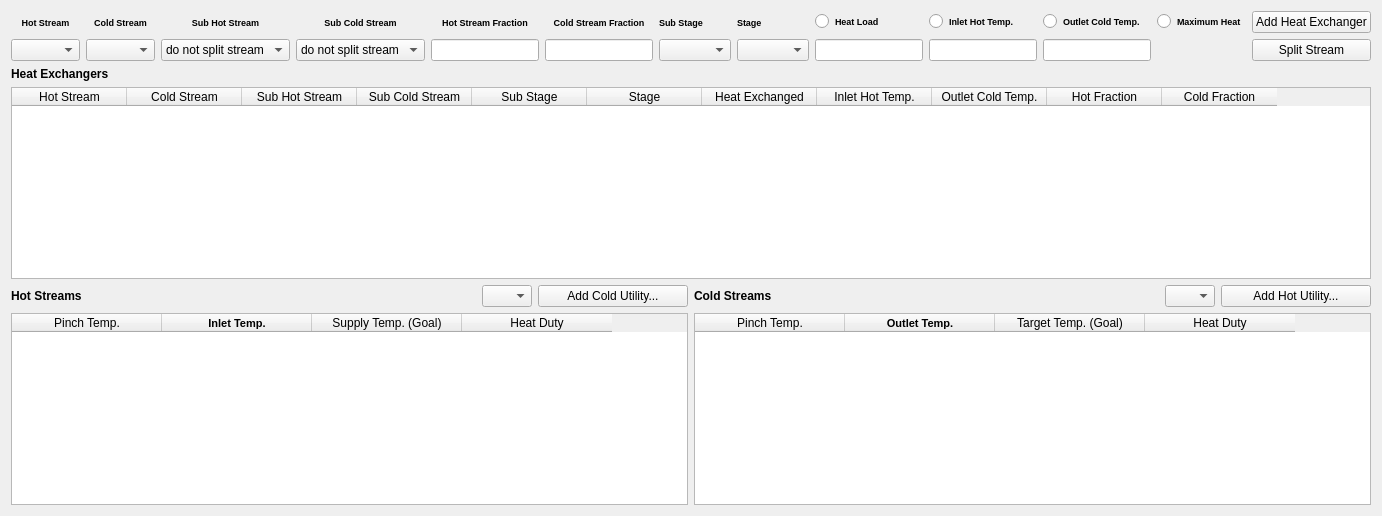
          <widget class="QWidget" name="tab_6">
           <attribute name="title">
            <string>Above Pinch</string>
           </attribute>
           <layout class="QGridLayout" name="gridLayout_12">
            <item row="0" column="0">
             <layout class="QGridLayout" name="gridLayout_10">
              <item row="4" column="4">
               <widget class="QLineEdit" name="lineEdit_3">
                <property name="maximumSize">
                 <size>
                  <width>114</width>
                  <height>16777215</height>
                 </size>
                </property>
               </widget>
              </item>
              <item row="3" column="11">
               <widget class="QRadioButton" name="radioButton_4">
                <property name="font">
                 <font>
                  <pointsize>7</pointsize>
                  <weight>75</weight>
                  <bold>true</bold>
                 </font>
                </property>
                <property name="text">
                 <string>Maximum Heat</string>
                </property>
               </widget>
              </item>
              <item row="4" column="3">
               <widget class="QComboBox" name="comboBox_4">
                <property name="maximumSize">
                 <size>
                  <width>16777215</width>
                  <height>16777215</height>
                 </size>
                </property>
                <item>
                 <property name="text">
                  <string>do not split stream</string>
                 </property>
                </item>
               </widget>
              </item>
              <item row="4" column="1">
               <widget class="QComboBox" name="comboBox_5">
                <property name="maximumSize">
                 <size>
                  <width>69</width>
                  <height>16777215</height>
                 </size>
                </property>
               </widget>
              </item>
              <item row="4" column="6">
               <widget class="QComboBox" name="comboBox_7"/>
              </item>
              <item row="4" column="7">
               <widget class="QComboBox" name="comboBox_8"/>
              </item>
              <item row="3" column="4">
               <widget class="QLabel" name="label_13">
                <property name="font">
                 <font>
                  <pointsize>7</pointsize>
                  <weight>75</weight>
                  <bold>true</bold>
                 </font>
                </property>
                <property name="text">
                 <string>Hot Stream Fraction</string>
                </property>
                <property name="alignment">
                 <set>Qt::AlignCenter</set>
                </property>
               </widget>
              </item>
              <item row="3" column="2">
               <widget class="QLabel" name="label_11">
                <property name="font">
                 <font>
                  <pointsize>7</pointsize>
                  <weight>75</weight>
                  <bold>true</bold>
                 </font>
                </property>
                <property name="text">
                 <string>Sub Hot Stream</string>
                </property>
                <property name="alignment">
                 <set>Qt::AlignCenter</set>
                </property>
               </widget>
              </item>
              <item row="3" column="10">
               <widget class="QRadioButton" name="radioButton_3">
                <property name="font">
                 <font>
                  <pointsize>7</pointsize>
                  <weight>75</weight>
                  <bold>true</bold>
                 </font>
                </property>
                <property name="text">
                 <string>Outlet Cold Temp.</string>
                </property>
               </widget>
              </item>
              <item row="3" column="6">
               <widget class="QLabel" name="label_18">
                <property name="font">
                 <font>
                  <pointsize>7</pointsize>
                  <weight>75</weight>
                  <bold>true</bold>
                 </font>
                </property>
                <property name="text">
                 <string>Sub Stage</string>
                </property>
               </widget>
              </item>
              <item row="3" column="0">
               <widget class="QLabel" name="label_9">
                <property name="maximumSize">
                 <size>
                  <width>16777215</width>
                  <height>30</height>
                 </size>
                </property>
                <property name="font">
                 <font>
                  <pointsize>7</pointsize>
                  <weight>75</weight>
                  <bold>true</bold>
                 </font>
                </property>
                <property name="text">
                 <string>Hot Stream</string>
                </property>
                <property name="alignment">
                 <set>Qt::AlignCenter</set>
                </property>
               </widget>
              </item>
              <item row="4" column="0">
               <widget class="QComboBox" name="comboBox_2">
                <property name="maximumSize">
                 <size>
                  <width>69</width>
                  <height>16777215</height>
                 </size>
                </property>
               </widget>
              </item>
              <item row="4" column="5">
               <widget class="QLineEdit" name="lineEdit_4">
                <property name="maximumSize">
                 <size>
                  <width>114</width>
                  <height>16777215</height>
                 </size>
                </property>
               </widget>
              </item>
              <item row="4" column="9">
               <widget class="QLineEdit" name="lineEdit_6"/>
              </item>
              <item row="3" column="7">
               <widget class="QLabel" name="label_19">
                <property name="font">
                 <font>
                  <pointsize>7</pointsize>
                  <weight>75</weight>
                  <bold>true</bold>
                 </font>
                </property>
                <property name="text">
                 <string>Stage</string>
                </property>
               </widget>
              </item>
              <item row="3" column="1">
               <widget class="QLabel" name="label_10">
                <property name="font">
                 <font>
                  <pointsize>7</pointsize>
                  <weight>75</weight>
                  <bold>true</bold>
                 </font>
                </property>
                <property name="text">
                 <string>Cold Stream</string>
                </property>
                <property name="alignment">
                 <set>Qt::AlignCenter</set>
                </property>
               </widget>
              </item>
              <item row="3" column="8">
               <widget class="QRadioButton" name="radioButton">
                <property name="font">
                 <font>
                  <pointsize>7</pointsize>
                  <weight>75</weight>
                  <bold>true</bold>
                 </font>
                </property>
                <property name="text">
                 <string>Heat Load</string>
                </property>
               </widget>
              </item>
              <item row="4" column="8">
               <widget class="QLineEdit" name="lineEdit_5"/>
              </item>
              <item row="3" column="5">
               <widget class="QLabel" name="label_14">
                <property name="maximumSize">
                 <size>
                  <width>118</width>
                  <height>16777215</height>
                 </size>
                </property>
                <property name="font">
                 <font>
                  <pointsize>7</pointsize>
                  <weight>75</weight>
                  <bold>true</bold>
                 </font>
                </property>
                <property name="text">
                 <string>Cold Stream Fraction</string>
                </property>
                <property name="alignment">
                 <set>Qt::AlignCenter</set>
                </property>
               </widget>
              </item>
              <item row="27" column="0" colspan="13">
               <layout class="QGridLayout" name="gridLayout_11">
                <item row="3" column="3">
                 <widget class="QLabel" name="label_20">
                  <property name="maximumSize">
                   <size>
                    <width>50000</width>
                    <height>16777215</height>
                   </size>
                  </property>
                  <property name="font">
                   <font>
                    <weight>75</weight>
                    <bold>true</bold>
                   </font>
                  </property>
                  <property name="text">
                   <string>Cold Streams</string>
                  </property>
                 </widget>
                </item>
                <item row="1" column="0" colspan="6">
                 <widget class="QTableWidget" name="tableWidget_2">
                  <property name="enabled">
                   <bool>true</bool>
                  </property>
                  <property name="minimumSize">
                   <size>
                    <width>0</width>
                    <height>0</height>
                   </size>
                  </property>
                  <attribute name="horizontalHeaderDefaultSectionSize">
                   <number>115</number>
                  </attribute>
                  <column>
                   <property name="text">
                    <string>Hot Stream</string>
                   </property>
                  </column>
                  <column>
                   <property name="text">
                    <string>Cold Stream</string>
                   </property>
                  </column>
                  <column>
                   <property name="text">
                    <string>Sub Hot Stream</string>
                   </property>
                  </column>
                  <column>
                   <property name="text">
                    <string>Sub Cold Stream</string>
                   </property>
                  </column>
                  <column>
                   <property name="text">
                    <string>Sub Stage</string>
                   </property>
                  </column>
                  <column>
                   <property name="text">
                    <string>Stage</string>
                   </property>
                  </column>
                  <column>
                   <property name="text">
                    <string>Heat Exchanged</string>
                   </property>
                  </column>
                  <column>
                   <property name="text">
                    <string>Inlet Hot Temp.</string>
                   </property>
                  </column>
                  <column>
                   <property name="text">
                    <string>Outlet Cold Temp.</string>
                   </property>
                  </column>
                  <column>
                   <property name="text">
                    <string>Hot Fraction</string>
                   </property>
                  </column>
                  <column>
                   <property name="text">
                    <string>Cold Fraction</string>
                   </property>
                  </column>
                 </widget>
                </item>
                <item row="3" column="5">
                 <widget class="QPushButton" name="pushButton_8">
                  <property name="maximumSize">
                   <size>
                    <width>150</width>
                    <height>16777215</height>
                   </size>
                  </property>
                  <property name="text">
                   <string>Add Hot Utility...</string>
                  </property>
                 </widget>
                </item>
                <item row="5" column="3" colspan="3">
                 <widget class="QTableWidget" name="tableWidget_4">
                  <attribute name="horizontalHeaderDefaultSectionSize">
                   <number>150</number>
                  </attribute>
                  <column>
                   <property name="text">
                    <string>Pinch Temp.</string>
                   </property>
                  </column>
                  <column>
                   <property name="text">
                    <string>Outlet Temp.</string>
                   </property>
                   <property name="font">
                    <font>
                     <family>MS Shell Dlg 2</family>
                     <pointsize>8</pointsize>
                     <weight>75</weight>
                     <bold>true</bold>
                    </font>
                   </property>
                  </column>
                  <column>
                   <property name="text">
                    <string>Target Temp. (Goal)</string>
                   </property>
                  </column>
                  <column>
                   <property name="text">
                    <string>Heat Duty</string>
                   </property>
                  </column>
                 </widget>
                </item>
                <item row="3" column="1">
                 <widget class="QComboBox" name="comboBox_9">
                  <property name="maximumSize">
                   <size>
                    <width>50</width>
                    <height>16777215</height>
                   </size>
                  </property>
                 </widget>
                </item>
                <item row="5" column="0" colspan="3">
                 <widget class="QTableWidget" name="tableWidget_3">
                  <property name="minimumSize">
                   <size>
                    <width>664</width>
                    <height>0</height>
                   </size>
                  </property>
                  <property name="sizeAdjustPolicy">
                   <enum>QAbstractScrollArea::AdjustToContents</enum>
                  </property>
                  <attribute name="horizontalHeaderDefaultSectionSize">
                   <number>150</number>
                  </attribute>
                  <attribute name="verticalHeaderDefaultSectionSize">
                   <number>30</number>
                  </attribute>
                  <column>
                   <property name="text">
                    <string>Pinch Temp.</string>
                   </property>
                  </column>
                  <column>
                   <property name="text">
                    <string>Inlet Temp.</string>
                   </property>
                   <property name="font">
                    <font>
                     <family>MS Shell Dlg 2</family>
                     <pointsize>8</pointsize>
                     <weight>75</weight>
                     <bold>true</bold>
                    </font>
                   </property>
                  </column>
                  <column>
                   <property name="text">
                    <string>Supply Temp. (Goal)</string>
                   </property>
                  </column>
                  <column>
                   <property name="text">
                    <string>Heat Duty</string>
                   </property>
                  </column>
                 </widget>
                </item>
                <item row="3" column="4">
                 <widget class="QComboBox" name="comboBox_10">
                  <property name="maximumSize">
                   <size>
                    <width>50</width>
                    <height>16777215</height>
                   </size>
                  </property>
                 </widget>
                </item>
                <item row="0" column="0">
                 <widget class="QLabel" name="label_15">
                  <property name="font">
                   <font>
                    <weight>75</weight>
                    <bold>true</bold>
                   </font>
                  </property>
                  <property name="text">
                   <string>Heat Exchangers</string>
                  </property>
                 </widget>
                </item>
                <item row="3" column="0">
                 <widget class="QLabel" name="label_16">
                  <property name="maximumSize">
                   <size>
                    <width>5000</width>
                    <height>16777215</height>
                   </size>
                  </property>
                  <property name="font">
                   <font>
                    <weight>75</weight>
                    <bold>true</bold>
                   </font>
                  </property>
                  <property name="text">
                   <string>Hot Streams</string>
                  </property>
                 </widget>
                </item>
                <item row="3" column="2">
                 <widget class="QPushButton" name="pushButton_7">
                  <property name="maximumSize">
                   <size>
                    <width>150</width>
                    <height>16777215</height>
                   </size>
                  </property>
                  <property name="text">
                   <string>Add Cold Utility...</string>
                  </property>
                 </widget>
                </item>
               </layout>
              </item>
              <item row="4" column="10">
               <widget class="QLineEdit" name="lineEdit_7"/>
              </item>
              <item row="4" column="2">
               <widget class="QComboBox" name="comboBox_6">
                <property name="maximumSize">
                 <size>
                  <width>999999</width>
                  <height>16777215</height>
                 </size>
                </property>
                <item>
                 <property name="text">
                  <string>do not split stream</string>
                 </property>
                </item>
               </widget>
              </item>
              <item row="3" column="3">
               <widget class="QLabel" name="label_12">
                <property name="font">
                 <font>
                  <pointsize>7</pointsize>
                  <weight>75</weight>
                  <bold>true</bold>
                 </font>
                </property>
                <property name="text">
                 <string>Sub Cold Stream</string>
                </property>
                <property name="alignment">
                 <set>Qt::AlignCenter</set>
                </property>
               </widget>
              </item>
              <item row="3" column="9">
               <widget class="QRadioButton" name="radioButton_2">
                <property name="font">
                 <font>
                  <pointsize>7</pointsize>
                  <weight>75</weight>
                  <bold>true</bold>
                 </font>
                </property>
                <property name="text">
                 <string>Inlet Hot Temp.</string>
                </property>
               </widget>
              </item>
              <item row="3" column="12">
               <widget class="QPushButton" name="pushButton_6">
                <property name="minimumSize">
                 <size>
                  <width>0</width>
                  <height>0</height>
                 </size>
                </property>
                <property name="text">
                 <string>Add Heat Exchanger</string>
                </property>
               </widget>
              </item>
              <item row="4" column="12">
               <widget class="QPushButton" name="pushButton_10">
                <property name="text">
                 <string>Split Stream</string>
                </property>
               </widget>
              </item>
             </layout>
            </item>
           </layout>
          </widget>
